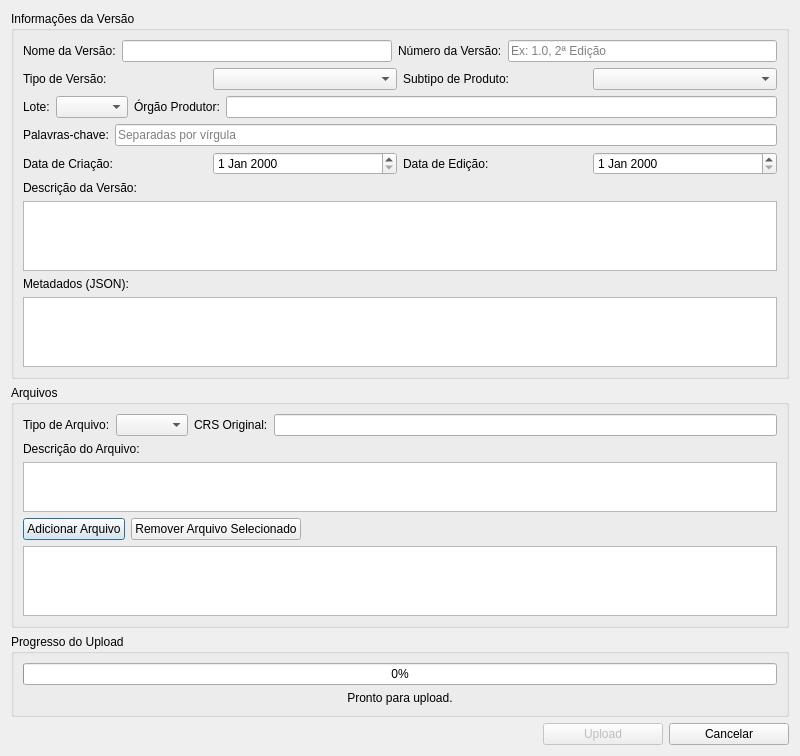
<?xml version="1.0" encoding="UTF-8"?>
<!-- Path: gui\informacao_produto\add_version_to_product_dialog.ui -->
<ui version="4.0">
 <class>AddVersionToProductDialog</class>
 <widget class="QDialog" name="AddVersionToProductDialog">
  <property name="geometry">
   <rect>
    <x>0</x>
    <y>0</y>
    <width>800</width>
    <height>700</height>
   </rect>
  </property>
  <property name="windowTitle">
   <string>Adicionar Nova Versão ao Produto</string>
  </property>
  <layout class="QVBoxLayout" name="verticalLayout">
   <item>
    <widget class="QGroupBox" name="versionInfoGroupBox">
     <property name="title">
      <string>Informações da Versão</string>
     </property>
     <layout class="QVBoxLayout" name="verticalLayout_2">
      <item>
       <layout class="QHBoxLayout" name="horizontalLayout">
        <item>
         <widget class="QLabel" name="nomeVersaoLabel">
          <property name="text">
           <string>Nome da Versão:</string>
          </property>
         </widget>
        </item>
        <item>
         <widget class="QLineEdit" name="nomeVersaoLineEdit"/>
        </item>
        <item>
         <widget class="QLabel" name="versaoLabel">
          <property name="text">
           <string>Número da Versão:</string>
          </property>
         </widget>
        </item>
        <item>
         <widget class="QLineEdit" name="versaoLineEdit">
          <property name="placeholderText">
           <string>Ex: 1.0, 2ª Edição</string>
          </property>
         </widget>
        </item>
       </layout>
      </item>
      <item>
       <layout class="QHBoxLayout" name="horizontalLayout_2">
        <item>
         <widget class="QLabel" name="tipoVersaoLabel">
          <property name="text">
           <string>Tipo de Versão:</string>
          </property>
         </widget>
        </item>
        <item>
         <widget class="QComboBox" name="tipoVersaoComboBox"/>
        </item>
        <item>
         <widget class="QLabel" name="subtipoProdutoLabel">
          <property name="text">
           <string>Subtipo de Produto:</string>
          </property>
         </widget>
        </item>
        <item>
         <widget class="QComboBox" name="subtipoProdutoComboBox"/>
        </item>
       </layout>
      </item>
      <item>
       <layout class="QHBoxLayout" name="horizontalLayout_3">
        <item>
         <widget class="QLabel" name="loteLabel">
          <property name="text">
           <string>Lote:</string>
          </property>
         </widget>
        </item>
        <item>
         <widget class="QComboBox" name="loteComboBox"/>
        </item>
        <item>
         <widget class="QLabel" name="orgaoProdutorLabel">
          <property name="text">
           <string>Órgão Produtor:</string>
          </property>
         </widget>
        </item>
        <item>
         <widget class="QLineEdit" name="orgaoProdutorLineEdit"/>
        </item>
       </layout>
      </item>
      <item>
       <layout class="QHBoxLayout" name="horizontalLayout_4">
        <item>
         <widget class="QLabel" name="palavrasChaveLabel">
          <property name="text">
           <string>Palavras-chave:</string>
          </property>
         </widget>
        </item>
        <item>
         <widget class="QLineEdit" name="palavrasChaveLineEdit">
          <property name="placeholderText">
           <string>Separadas por vírgula</string>
          </property>
         </widget>
        </item>
       </layout>
      </item>
      <item>
       <layout class="QHBoxLayout" name="horizontalLayout_5">
        <item>
         <widget class="QLabel" name="dataCriacaoLabel">
          <property name="text">
           <string>Data de Criação:</string>
          </property>
         </widget>
        </item>
        <item>
         <widget class="QDateEdit" name="dataCriacaoDateEdit"/>
        </item>
        <item>
         <widget class="QLabel" name="dataEdicaoLabel">
          <property name="text">
           <string>Data de Edição:</string>
          </property>
         </widget>
        </item>
        <item>
         <widget class="QDateEdit" name="dataEdicaoDateEdit"/>
        </item>
       </layout>
      </item>
      <item>
       <widget class="QLabel" name="descricaoVersaoLabel">
        <property name="text">
         <string>Descrição da Versão:</string>
        </property>
       </widget>
      </item>
      <item>
       <widget class="QTextEdit" name="descricaoVersaoTextEdit">
        <property name="maximumSize">
         <size>
          <width>16777215</width>
          <height>80</height>
         </size>
        </property>
       </widget>
      </item>
      <item>
       <widget class="QLabel" name="metadadoLabel">
        <property name="text">
         <string>Metadados (JSON):</string>
        </property>
       </widget>
      </item>
      <item>
       <widget class="QTextEdit" name="metadadoTextEdit">
        <property name="maximumSize">
         <size>
          <width>16777215</width>
          <height>80</height>
         </size>
        </property>
       </widget>
      </item>
     </layout>
    </widget>
   </item>
   <item>
    <widget class="QGroupBox" name="fileGroupBox">
     <property name="title">
      <string>Arquivos</string>
     </property>
     <layout class="QVBoxLayout" name="verticalLayout_3">
      <item>
       <layout class="QHBoxLayout" name="horizontalLayout_6">
        <item>
         <widget class="QLabel" name="tipoArquivoLabel">
          <property name="text">
           <string>Tipo de Arquivo:</string>
          </property>
         </widget>
        </item>
        <item>
         <widget class="QComboBox" name="tipoArquivoComboBox"/>
        </item>
        <item>
         <widget class="QLabel" name="crsLabel">
          <property name="text">
           <string>CRS Original:</string>
          </property>
         </widget>
        </item>
        <item>
         <widget class="QLineEdit" name="crsLineEdit"/>
        </item>
       </layout>
      </item>
      <item>
       <widget class="QLabel" name="descricaoArquivoLabel">
        <property name="text">
         <string>Descrição do Arquivo:</string>
        </property>
       </widget>
      </item>
      <item>
       <widget class="QTextEdit" name="descricaoArquivoTextEdit">
        <property name="maximumSize">
         <size>
          <width>16777215</width>
          <height>50</height>
         </size>
        </property>
       </widget>
      </item>
      <item>
       <layout class="QHBoxLayout" name="horizontalLayout_7">
        <item>
         <widget class="QPushButton" name="addFileButton">
          <property name="text">
           <string>Adicionar Arquivo</string>
          </property>
         </widget>
        </item>
        <item>
         <widget class="QPushButton" name="removeFileButton">
          <property name="text">
           <string>Remover Arquivo Selecionado</string>
          </property>
         </widget>
        </item>
        <item>
         <spacer name="horizontalSpacer">
          <property name="orientation">
           <enum>Qt::Horizontal</enum>
          </property>
          <property name="sizeHint" stdset="0">
           <size>
            <width>40</width>
            <height>20</height>
           </size>
          </property>
         </spacer>
        </item>
       </layout>
      </item>
      <item>
       <widget class="QTableWidget" name="filesTable">
        <property name="selectionBehavior">
         <enum>QAbstractItemView::SelectRows</enum>
        </property>
       </widget>
      </item>
     </layout>
    </widget>
   </item>
   <item>
    <widget class="QGroupBox" name="progressGroupBox">
     <property name="title">
      <string>Progresso do Upload</string>
     </property>
     <layout class="QVBoxLayout" name="verticalLayout_4">
      <item>
       <widget class="QProgressBar" name="progressBar">
        <property name="value">
         <number>0</number>
        </property>
       </widget>
      </item>
      <item>
       <widget class="QLabel" name="statusLabel">
        <property name="text">
         <string>Pronto para upload.</string>
        </property>
        <property name="alignment">
         <set>Qt::AlignCenter</set>
        </property>
       </widget>
      </item>
     </layout>
    </widget>
   </item>
   <item>
    <layout class="QHBoxLayout" name="horizontalLayout_8">
     <item>
      <spacer name="horizontalSpacer_2">
       <property name="orientation">
        <enum>Qt::Horizontal</enum>
       </property>
       <property name="sizeHint" stdset="0">
        <size>
         <width>40</width>
         <height>20</height>
        </size>
       </property>
      </spacer>
     </item>
     <item>
      <widget class="QPushButton" name="uploadButton">
       <property name="enabled">
        <bool>false</bool>
       </property>
       <property name="minimumSize">
        <size>
         <width>120</width>
         <height>0</height>
        </size>
       </property>
       <property name="text">
        <string>Upload</string>
       </property>
      </widget>
     </item>
     <item>
      <widget class="QPushButton" name="cancelButton">
       <property name="minimumSize">
        <size>
         <width>120</width>
         <height>0</height>
        </size>
       </property>
       <property name="text">
        <string>Cancelar</string>
       </property>
      </widget>
     </item>
    </layout>
   </item>
  </layout>
 </widget>
 <resources/>
 <connections/>
</ui>
